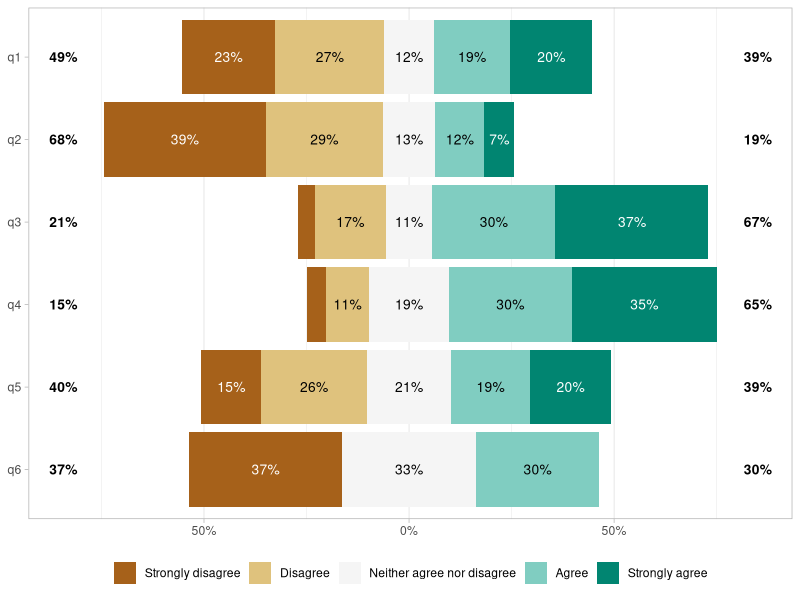
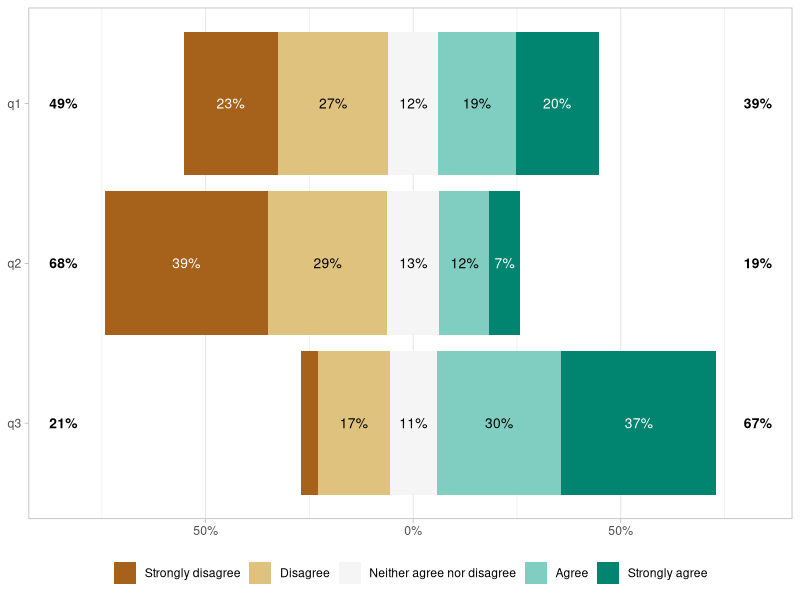
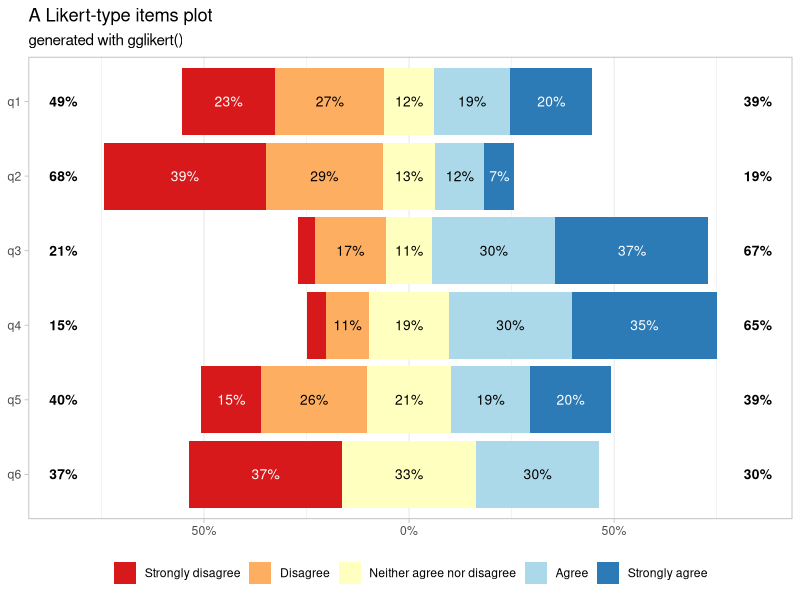
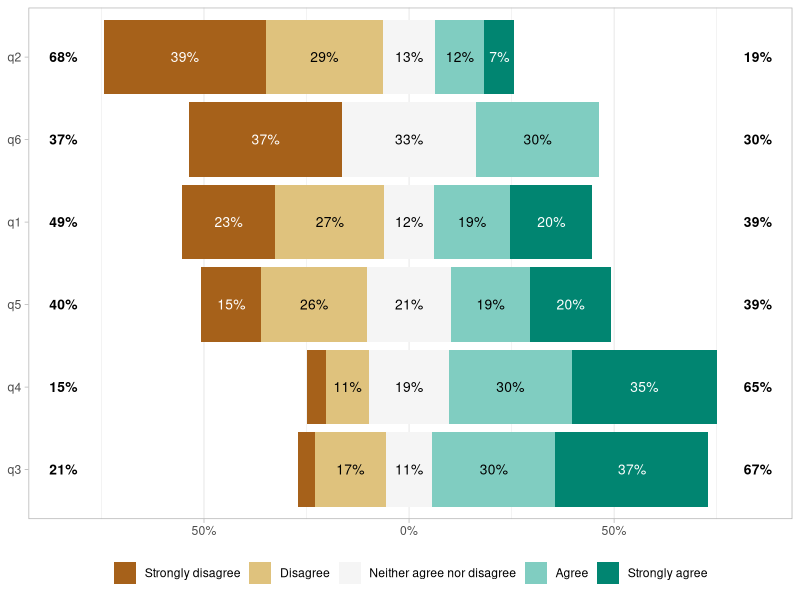
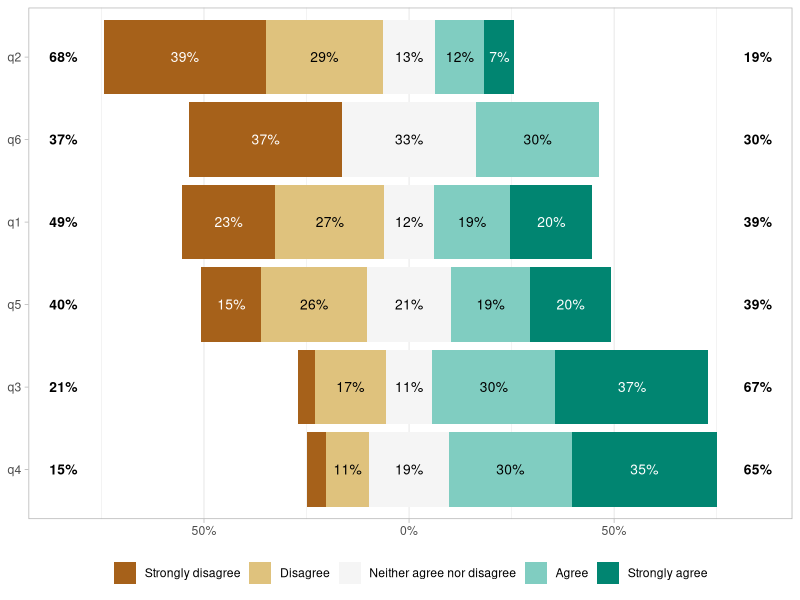
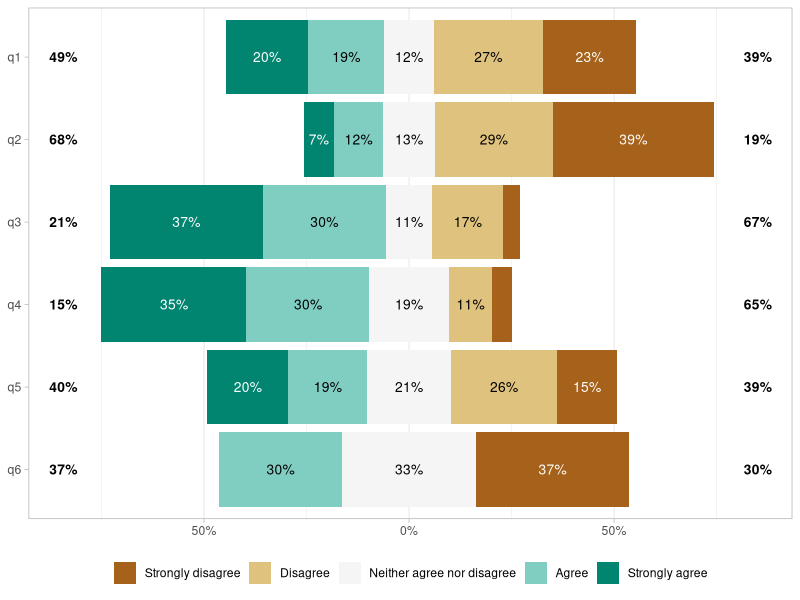
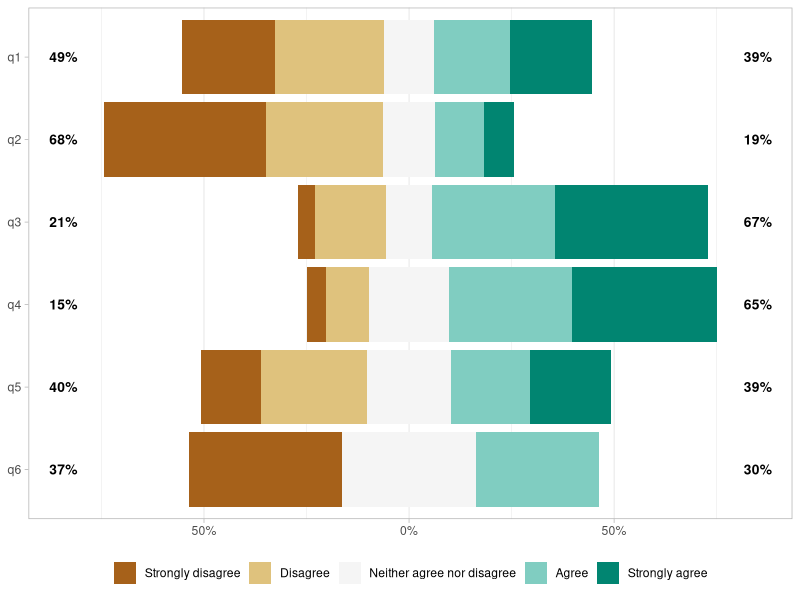
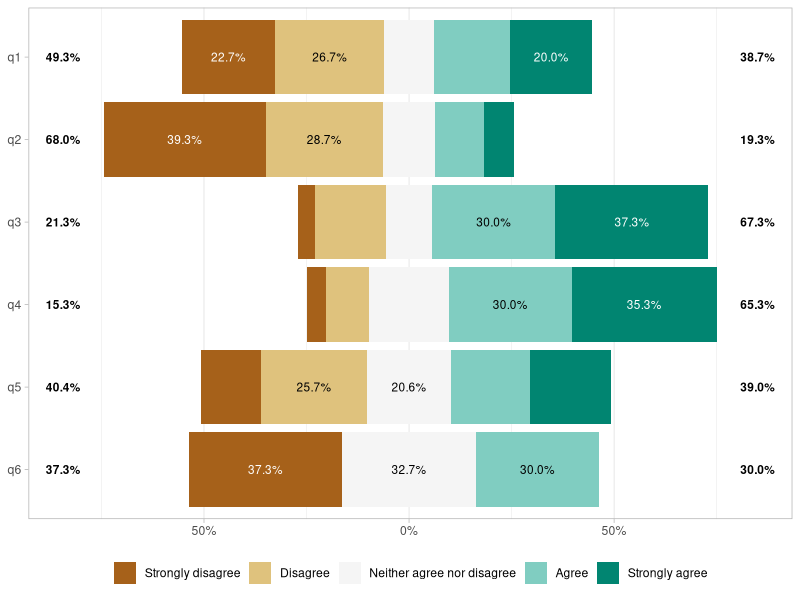

These charts were generated, in order, by the following R code:
## ---- chunk 1
knitr::opts_chunk$set(
  collapse = TRUE,
  comment = "#>"
)
## ---- chunk 2
library(ggstats)
library(dplyr)
library(ggplot2)
## ---- chunk 3
likert_levels <- c(
  "Strongly disagree",
  "Disagree",
  "Neither agree nor disagree",
  "Agree",
  "Strongly agree"
)
set.seed(42)
df <-
  tibble(
    q1 = sample(likert_levels, 150, replace = TRUE),
    q2 = sample(likert_levels, 150, replace = TRUE, prob = 5:1),
    q3 = sample(likert_levels, 150, replace = TRUE, prob = 1:5),
    q4 = sample(likert_levels, 150, replace = TRUE, prob = 1:5),
    q5 = sample(c(likert_levels, NA), 150, replace = TRUE),
    q6 = sample(likert_levels, 150, replace = TRUE, prob = c(1, 0, 1, 1, 0))
  ) %>%
  mutate(across(everything(), ~ factor(.x, levels = likert_levels)))

likert_levels_dk <- c(
  "Strongly disagree",
  "Disagree",
  "Neither agree nor disagree",
  "Agree",
  "Strongly agree",
  "Don't know"
)
df_dk <-
  tibble(
    q1 = sample(likert_levels_dk, 150, replace = TRUE),
    q2 = sample(likert_levels_dk, 150, replace = TRUE, prob = 6:1),
    q3 = sample(likert_levels_dk, 150, replace = TRUE, prob = 1:6),
    q4 = sample(likert_levels_dk, 150, replace = TRUE, prob = 1:6),
    q5 = sample(c(likert_levels_dk, NA), 150, replace = TRUE),
    q6 = sample(
      likert_levels_dk, 150,
      replace = TRUE, prob = c(1, 0, 1, 1, 0, 1)
    )
  ) %>%
  mutate(across(everything(), ~ factor(.x, levels = likert_levels_dk)))
## ---- chunk 4
gglikert(df)
## ---- chunk 5
gglikert(df, include = q1:q3)
## ---- chunk 6
gglikert(df) +
  ggtitle("A Likert-type items plot", subtitle = "generated with gglikert()") +
  scale_fill_brewer(palette = "RdYlBu")
## ---- chunk 7
gglikert(df, sort = "ascending")
## ---- chunk 8
gglikert(df, sort = "ascending", sort_method = "mean")
## ---- chunk 9
gglikert(df, reverse_likert = TRUE)
## ---- chunk 10
gglikert(df, add_labels = FALSE)
## ---- chunk 11
gglikert(
  df,
  labels_size = 3,
  labels_accuracy = .1,
  labels_hide_below = .2
)
## ---- chunk 12
gglikert(
  df,
  totals_include_center = TRUE,
  sort = "descending",
  sort_prop_include_center = TRUE
)
## ---- chunk 13
gglikert(df, totals_size = 4, totals_fontface = "italic", totals_hjust = .20)
## ---- chunk 14
gglikert(df, add_totals = FALSE)
## ---- chunk 15
if (require(labelled)) {
  df <- df %>%
    set_variable_labels(
      q1 = "first question",
      q2 = "second question",
      q3 = "this is the third question with a quite long variable label"
    )
}
gglikert(df)
## ---- chunk 16
gglikert(
  df,
  variable_labels = c(
    q1 = "alternative label for the first question",
    q6 = "another custom label"
  )
)
## ---- chunk 17
gglikert(df, y_label_wrap = 20)
gglikert(df, y_label_wrap = 200)
## ---- chunk 18
gglikert(df_dk)
## ---- chunk 19
df_dk %>%
  mutate(across(everything(), ~ factor(.x, levels = likert_levels))) %>%
  gglikert()
## ---- chunk 20
df_dk %>% gglikert(exclude_fill_values = "Don't know")
## ---- chunk 21
df_group <- df
df_group$group1 <- sample(c("A", "B"), 150, replace = TRUE)
df_group$group2 <- sample(c("a", "b", "c"), 150, replace = TRUE)

gglikert(df_group,
  q1:q6,
  facet_cols = vars(group1),
  labels_size = 3
)
gglikert(df_group,
  q1:q2,
  facet_rows = vars(group1, group2),
  labels_size = 3
)
gglikert(df_group,
  q3:q6,
  facet_cols = vars(group1),
  facet_rows = vars(group2),
  labels_size = 3
) +
  scale_x_continuous(
    labels = label_percent_abs(),
    expand = expansion(0, .2)
  )
## ---- chunk 22
gglikert(df_group,
  q1:q4,
  y = "group1",
  facet_rows = vars(.question),
  labels_size = 3,
  facet_label_wrap = 15
)
## ---- chunk 23
gglikert_stacked(df)

gglikert_stacked(
  df,
  sort = "asc",
  add_median_line = TRUE,
  add_labels = FALSE
)

gglikert_stacked(
  df_group,
  include = q1:q4,
  y = "group2"
) +
  facet_grid(
    rows = vars(.question),
    labeller = label_wrap_gen(15)
  )
## ---- chunk 24
gglikert_data(df) %>%
  head()
## ---- chunk 25
ggplot(gglikert_data(df)) +
  aes(y = .question, fill = .answer) +
  geom_bar(position = "fill")
## ---- chunk 26
df$sampling_weights <- runif(nrow(df))
gglikert(df, q1:q4, weights = sampling_weights)
